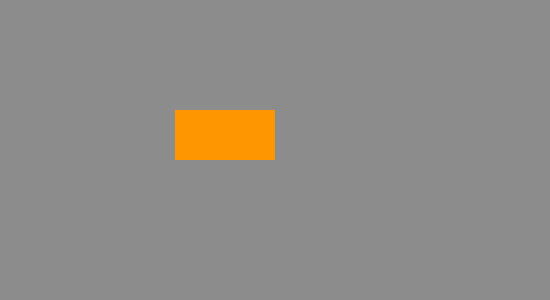
Frame 1 (no input)
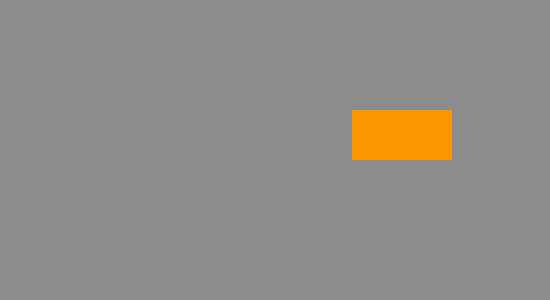
Frame 60 (the mouse pressed at the canvas centre just before this capture)
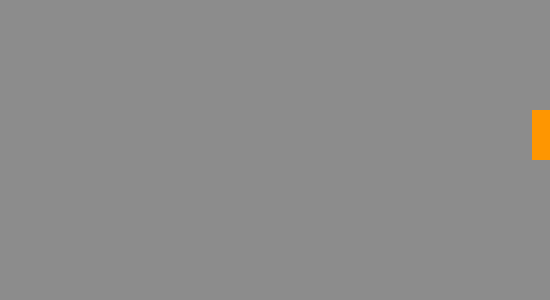
Frame 120 (the mouse held since frame 60 and released just before this capture)

The Processing sketch that drew these frames (run headless with seeded random() and noise(); from frame 60 on, the mouse is pressed at the canvas centre):

// Processing sketch: scriptCar
// ── scriptCar.pde
// Script que opera una instancia
// de la clase Car
Car car1;
//Car car2; Seguir los pasos para operar el car2

void setup() 
{
  size(550,300);
  // Inicialiaza una instancia de la clase Car 
  car1 = new Car();
}

void draw() 
{
  background(140);
  car1.display();  // Muestra el rectángulo
  car1.moveRight();// Mueve el rectángulo a la derecha
}
// ── classCar.pde
class Car {
  
  color colour;
  float xpos;
  float ypos;
  float xspeed; // velocidad en x
  
  Car() {
    colour = color(#FE9601);
    xpos = width/2-100;
    ypos = height/2-40;
    xspeed = 3;
  }
  void display() {
    // El carro es sólo un rectángulo
    noStroke();
    fill(colour);
    rect(xpos, ypos, 100, 50);
  }
  void moveRight() {
    xpos = xpos + xspeed;
    if (xpos > width) {
      xpos = -100;
    }
  }
  void moveLeft() {
    // Implementar el algoritmo
    // para mover el rectángulo
    // hacia la izquierda.
  }
}
